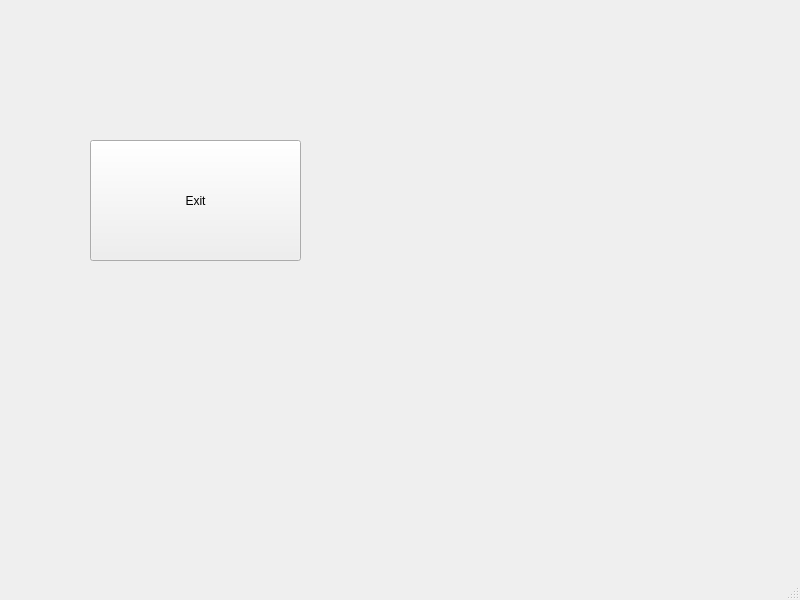
<?xml version="1.0" encoding="UTF-8"?>
<ui version="4.0">
 <class>MainWindow</class>
 <widget class="QMainWindow" name="MainWindow">
  <property name="geometry">
   <rect>
    <x>0</x>
    <y>0</y>
    <width>800</width>
    <height>600</height>
   </rect>
  </property>
  <property name="windowTitle">
   <string>MainWindow</string>
  </property>
  <widget class="QWidget" name="centralwidget">
   <widget class="QPushButton" name="btnExit">
    <property name="geometry">
     <rect>
      <x>90</x>
      <y>140</y>
      <width>211</width>
      <height>121</height>
     </rect>
    </property>
    <property name="text">
     <string>Exit</string>
    </property>
   </widget>
  </widget>
  <widget class="QMenuBar" name="menubar">
   <property name="geometry">
    <rect>
     <x>0</x>
     <y>0</y>
     <width>800</width>
     <height>26</height>
    </rect>
   </property>
  </widget>
  <widget class="QStatusBar" name="statusbar"/>
 </widget>
 <resources/>
 <connections/>
</ui>
